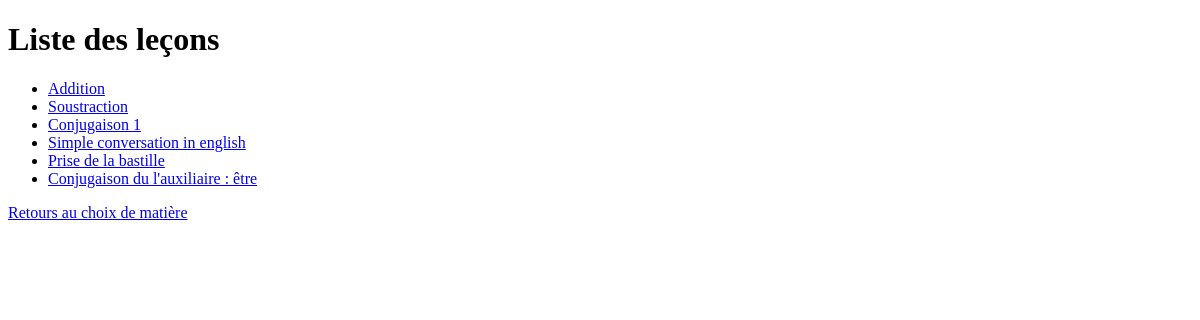
The app's page /lessons/list, older data.
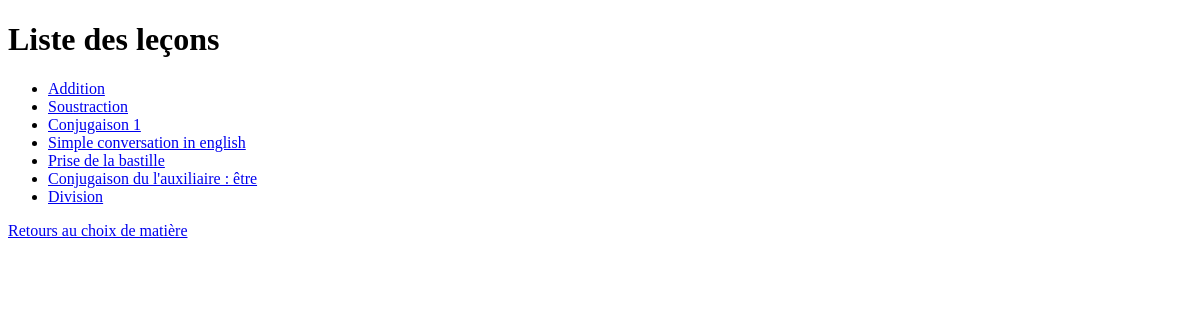
The same page, newer data.
### apps/lessons/models.py (models this page shows, shortened)
class Lesson(models.Model):
    SUBJECT_CHOICES = [
        ('Maths', 'Maths'),
        ('Français', 'Français'),
        ('Anglais', 'Anglais'),
        ('Histoire', 'Histoire'),
    ]
    title = models.CharField(max_length=255)
    subject = models.CharField(max_length=50, choices=SUBJECT_CHOICES)  # Utiliser les choix
    content = models.TextField()
    is_public = models.BooleanField(default=True)

### apps/lessons/views.py (the view)
# urls.py: path('list', views.lessons_list, name='lessons_list'),  # Liste des leçons
def lessons_list(request):
    subject = request.GET.get('subject')  # Récupérer le sujet sélectionné dans la requête
    if subject:
        lessons = Lesson.objects.filter(subject=subject, is_public=True)  # Filtrer par sujet
    else:
        lessons = Lesson.objects.filter(is_public=True)  # Afficher toutes les leçons si aucun sujet n'est sélectionné
    return render(request, 'lessons/lessons_list.html', {'lessons': lessons, 'subject': subject})

### templates/lessons/lessons_list.html (shortened to what this page needs)
<!DOCTYPE html>
<html>
<head>
</head>
<body>
    <h1>Liste des leçons {% if subject %} de {{ subject }}{% endif %}</h1>
    <ul>
        {% for lesson in lessons %}
            <li>
                <a href="{% url 'lesson_detail' lesson.id %}">{{ lesson.title }}</a>
            </li>
        {% endfor %}
    </ul>
    <a href="{% url 'subjects_list' %}">Retours au choix de matière</a>
</body>
</html>

Row changes from the older to the newer data that the page shows:
added Lesson: title "Division"
